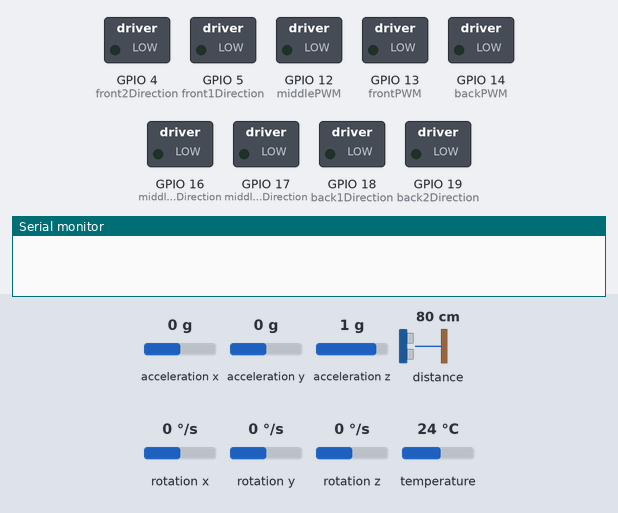
A sketch run on a simulated ESP32. Parts: switched loads named in the sketch (green lamp = pin HIGH), the last lines printed to the serial monitor. The inputs (shaded band) are chosen by the test bench; at power-on: acceleration x 0 g, acceleration y 0 g, acceleration z 1 g, distance to the obstacle 80 cm, rotation x 0 °/s, rotation y 0 °/s, rotation z 0 °/s, temperature 24 °C. WiFi joins after 1.5 s; servers stay silent unless stated.

Above: at 0.1 s.
At 2.1 s:
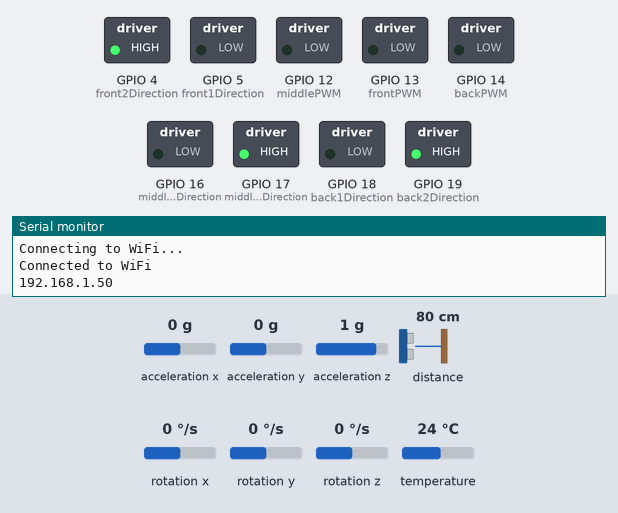
Timing chart, 0 to 3.6 s (numbered marks = the images above):
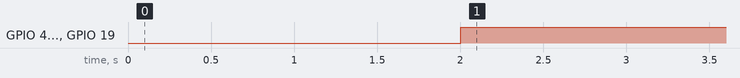

Measured:
- by itself, GPIO 4 (front2Direction), GPIO 17 (middle2Direction), GPIO 19 (back2Direction): LOW → HIGH at 2.0 s

The sketch:

main.ino
```cpp
//author: Steph Herbers

#include "Adafruit_VL53L0X.h"
#include <Adafruit_MPU6050.h>
#include <AsyncTCP.h>
#include <ESPAsyncWebSrv.h>
#include <ESP32Servo.h>
#include "WiFi.h"
#include <Wire.h>

// Define motor control pins
const int frontPWM = 13;
const int front1Direction = 5;
const int front2Direction = 4;

const int middlePWM = 12;
const int middle1Direction = 16;
const int middle2Direction = 17;

const int backPWM = 14;
const int back1Direction = 18;
const int back2Direction = 19;

const int frequency = 500;
const int pwm_channel = 0;
const int resolution = 8;

int dir_flag = 0;

Adafruit_VL53L0X lox = Adafruit_VL53L0X();
int sda_pin=21, scl_pin=22; //LiDAR pins

Adafruit_MPU6050 mpu; //IMU setup

const char* ssid = "Tufts_Robot";
const char* password = "";
const char* param_servo = "servo";
const char* param_target = "target";
AsyncWebServer server(80);

void setup() {
  Serial.begin(9600);

  // Set the motor control pins as outputs
  pinMode(frontPWM, OUTPUT);
  pinMode(front1Direction, OUTPUT);
  pinMode(front2Direction, OUTPUT);
  digitalWrite(front1Direction, LOW);
  digitalWrite(front2Direction, LOW);

  pinMode(middlePWM, OUTPUT);
  pinMode(middle1Direction, OUTPUT);
  pinMode(middle2Direction, OUTPUT);
  digitalWrite(middle1Direction, LOW);
  digitalWrite(middle2Direction, LOW);

  pinMode(backPWM, OUTPUT);
  pinMode(back1Direction, OUTPUT);
  pinMode(back2Direction, OUTPUT);
  digitalWrite(back1Direction, LOW);
  digitalWrite(back2Direction, LOW);

  ledcSetup(pwm_channel, frequency, resolution);
  ledcAttachPin(frontPWM, pwm_channel);
  ledcAttachPin(middlePWM, pwm_channel);
  ledcAttachPin(backPWM, pwm_channel);

  //LiDAR Setup
  Wire.begin(sda_pin, scl_pin);
  if (!lox.begin()) {
    Serial.println(F("Failed to boot VL53L0X"));
  while(1);
  }

  //IMU setup
  if (!mpu.begin()) {
    Serial.println("Failed to find MPU6050 chip");
    while (1) {
      delay(10);
    }
  }
  mpu.setAccelerometerRange(MPU6050_RANGE_8_G);

  // Connect to Wi-Fi
  WiFi.begin(ssid, password);
  while (WiFi.status() != WL_CONNECTED) {
    delay(1000);
    Serial.println("Connecting to WiFi...");
  }
  Serial.println("Connected to WiFi");
  Serial.println(WiFi.localIP());

  server.on("/", HTTP_GET, [](AsyncWebServerRequest *request){
    request->send(200, "text/html", generateRemoteControlPage());
  });

  // Route for handling actions from buttons
  server.on("/control", HTTP_POST, [](AsyncWebServerRequest *request){
    String command;
    if (request->hasParam("command", true)) {
      command = request->getParam("command", true)->value();

      // Perform action based on the received command
      if (command == "forward") {
        dir_flag = 1;
        Serial.println("Moving forward");
      } else if (command == "backward") {
        dir_flag = 2;
        Serial.println("Moving backward");
      } else if (command == "stop") {
        dir_flag = 0;
        Serial.println("Stop");
      }
    }
    request->send(200, "text/html", generateRemoteControlPage());
  });

  server.begin();
}

String generateRemoteControlPage() {
  String remote_page = "<html><head><style>";
  remote_page += "body { text-align: center; }";
  remote_page += "button { font-size: 24px; padding: 15px 20px; margin: 10px; }";
  remote_page += "</style></head><body>";
  remote_page += "<h1 style='text-align: center'>DocOckBot Remote Control</h1>";
  remote_page += "<div class='container' style='border: 20px solid black; text-align: center;'>";
  remote_page += "<form action='/control' method='post'>";
  remote_page += "<button type='submit' name='command' value='forward' style='font-size: 100px; width: 50%; border: 4px solid #04AA6D; margin:10px;'>&#8679;</button><br>";
  remote_page += "<button type='submit' name='command' value='stop' style='font-size:100px; width: 50%; border: 4px solid red; margin:10px;'>&#10005;</button><br>";
  remote_page += "<button type='submit' name='command' value='backward' style='font-size: 100px; width: 50%; border: 4px solid #04AA6D; margin:10px;'>&#8681;</button><br>";
  remote_page += "</div></form></body></html>";
  return remote_page;
}

void controlFrontMotorsSpeed(int speed, bool forward) {
  ledcWrite(pwm_channel, speed);
    if (forward) {
      digitalWrite(front1Direction, LOW); // Set direction to forward
      digitalWrite(front2Direction, HIGH);
    } else {
      digitalWrite(front1Direction, HIGH); // Set direction to backwards
      digitalWrite(front2Direction, LOW);
    }
}

void controlMiddleMotorsSpeed(int speed, bool forward) {
  ledcWrite(pwm_channel, speed);
  if (forward) {
    digitalWrite(middle1Direction, LOW);
    digitalWrite(middle2Direction, HIGH);
  } else {
    digitalWrite(middle1Direction, HIGH);
    digitalWrite(middle2Direction, LOW);
  }
}

void controlBackMotorsSpeed(int speed, bool forward) {
  ledcWrite(pwm_channel, speed);
  if (forward) {
    digitalWrite(back1Direction, LOW);
    digitalWrite(back2Direction, HIGH);
  } else {
    digitalWrite(back1Direction, HIGH);
    digitalWrite(back2Direction, LOW);
  }
}

void loop() {
  if (dir_flag == 1) {
    controlFrontMotorsSpeed(255, true);
    controlMiddleMotorsSpeed(255, true);
    controlBackMotorsSpeed(255, true);
  } else if (dir_flag == 2) {
    controlFrontMotorsSpeed(255, false);
    controlMiddleMotorsSpeed(255, false);
    controlBackMotorsSpeed(255, false);
  } else {
    controlFrontMotorsSpeed(0, true);
    controlMiddleMotorsSpeed(0, true);
    controlBackMotorsSpeed(0, true);
  }
  VL53L0X_RangingMeasurementData_t measure;
  lox.rangingTest(&measure, false);

  sensors_event_t a, g, temp;
  mpu.getEvent(&a, &g, &temp);

  float distanceToStair = measure.RangeMilliMeter; // lidar output in mm
}
```
